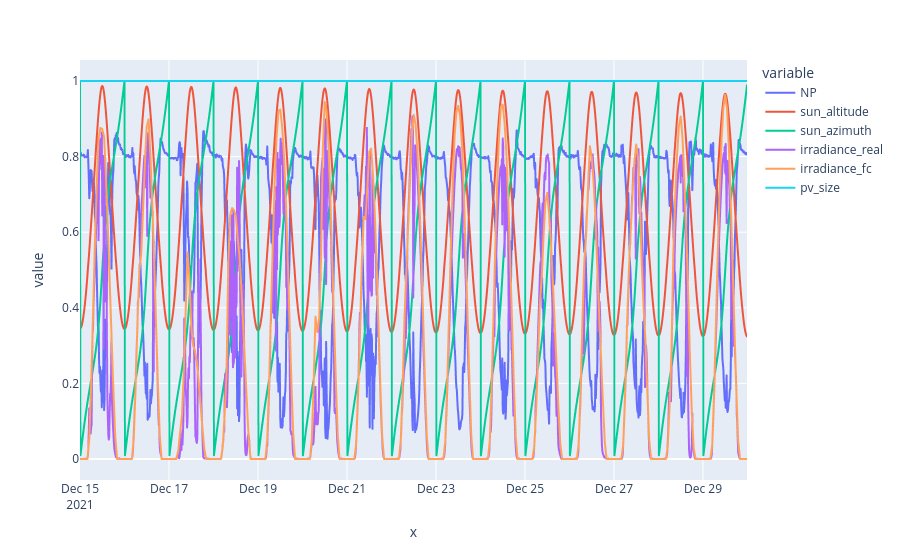

Notebook source saved alongside this figure:
### Markdown cell above
### Scaled testset data for one split (month)

### Code cell
# Read test data
experiment_path = "./saved_runs/with_pv1.0" #default path = model_with_all_features
#experiment_path = "./saved_runs/model_with_all_features"
df_test_scaled_list = []
for i in range(6):
    test_data_path = os.path.join(experiment_path, f'test{i}_data_scaled.csv')
    df_test_scaled = pd.read_csv(test_data_path, index_col = 0)
    # Convert timestamps to datetime objects 
    datetime_index = pd.to_datetime(df_test_scaled.index)
    df_test_scaled.index = datetime_index
    df_test_scaled_list.append(df_test_scaled)
#print(df_test_scaled_list[0],df_test_scaled_list[1])
fig = px.line(df_test_scaled_list[0], x = df_test_scaled.index, y =  df_test_scaled.columns)
fig.show()

df_test_scaled.head()

### Figure 1 — Plotly figure (JSON) as saved in the notebook; plotly's stock layout.template omitted (floating-point values rounded to 4 significant figures; data arrays with more than 128 entries replaced by an {"elided": "..."} marker saying what was removed)
{"data": [{"hovertemplate": "variable=NP<br>x=%{x}<br>value=%{y}<extra></extra>", "legendgroup": "NP", "line": {"color": "#636efa", "dash": "solid"}, "marker": {"symbol": "circle"}, "mode": "lines", "name": "NP", "showlegend": true, "type": "scattergl", "x": {"elided": "1440 str values"}, "xaxis": "x", "y": {"elided": "1440 float values"}, "yaxis": "y"}, {"hovertemplate": "variable=sun_altitude<br>x=%{x}<br>value=%{y}<extra></extra>", "legendgroup": "sun_altitude", "line": {"color": "#EF553B", "dash": "solid"}, "marker": {"symbol": "circle"}, "mode": "lines", "name": "sun_altitude", "showlegend": true, "type": "scattergl", "x": {"elided": "1440 str values"}, "xaxis": "x", "y": {"elided": "1440 float values"}, "yaxis": "y"}, {"hovertemplate": "variable=sun_azimuth<br>x=%{x}<br>value=%{y}<extra></extra>", "legendgroup": "sun_azimuth", "line": {"color": "#00cc96", "dash": "solid"}, "marker": {"symbol": "circle"}, "mode": "lines", "name": "sun_azimuth", "showlegend": true, "type": "scattergl", "x": {"elided": "1440 str values"}, "xaxis": "x", "y": {"elided": "1440 float values"}, "yaxis": "y"}, {"hovertemplate": "variable=irradiance_real<br>x=%{x}<br>value=%{y}<extra></extra>", "legendgroup": "irradiance_real", "line": {"color": "#ab63fa", "dash": "solid"}, "marker": {"symbol": "circle"}, "mode": "lines", "name": "irradiance_real", "showlegend": true, "type": "scattergl", "x": {"elided": "1440 str values"}, "xaxis": "x", "y": {"elided": "1440 float values"}, "yaxis": "y"}, {"hovertemplate": "variable=irradiance_fc<br>x=%{x}<br>value=%{y}<extra></extra>", "legendgroup": "irradiance_fc", "line": {"color": "#FFA15A", "dash": "solid"}, "marker": {"symbol": "circle"}, "mode": "lines", "name": "irradiance_fc", "showlegend": true, "type": "scattergl", "x": {"elided": "1440 str values"}, "xaxis": "x", "y": {"elided": "1440 float values"}, "yaxis": "y"}, {"hovertemplate": "variable=pv_size<br>x=%{x}<br>value=%{y}<extra></extra>", "legendgroup": "pv_size", "line": {"color": "#19d3f3", "dash": "solid"}, "marker": {"symbol": "circle"}, "mode": "lines", "name": "pv_size", "showlegend": true, "type": "scattergl", "x": {"elided": "1440 str values"}, "xaxis": "x", "y": {"elided": "1440 int values"}, "yaxis": "y"}], "layout": {"legend": {"title": {"text": "variable"}, "tracegroupgap": 0}, "margin": {"t": 60}, "xaxis": {"anchor": "y", "domain": [0, 1], "title": {"text": "x"}}, "yaxis": {"anchor": "x", "domain": [0, 1], "title": {"text": "value"}}}}
